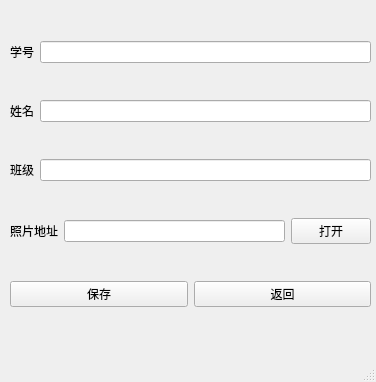
<?xml version="1.0" encoding="UTF-8"?>
<ui version="4.0">
 <class>Stu_text</class>
 <widget class="QMainWindow" name="Stu_text">
  <property name="geometry">
   <rect>
    <x>0</x>
    <y>0</y>
    <width>376</width>
    <height>382</height>
   </rect>
  </property>
  <property name="sizePolicy">
   <sizepolicy hsizetype="Expanding" vsizetype="Expanding">
    <horstretch>0</horstretch>
    <verstretch>0</verstretch>
   </sizepolicy>
  </property>
  <property name="windowTitle">
   <string>学生信息</string>
  </property>
  <property name="windowIcon">
   <iconset>
    <normaloff>../icon/APP_icon.ico</normaloff>../icon/APP_icon.ico</iconset>
  </property>
  <widget class="QWidget" name="centralwidget">
   <property name="sizePolicy">
    <sizepolicy hsizetype="Expanding" vsizetype="Expanding">
     <horstretch>0</horstretch>
     <verstretch>0</verstretch>
    </sizepolicy>
   </property>
   <widget class="QWidget" name="">
    <property name="geometry">
     <rect>
      <x>10</x>
      <y>10</y>
      <width>361</width>
      <height>331</height>
     </rect>
    </property>
    <layout class="QVBoxLayout" name="verticalLayout">
     <item>
      <layout class="QHBoxLayout" name="horizontalLayout_4">
       <item>
        <widget class="QLabel" name="label">
         <property name="text">
          <string>学号</string>
         </property>
        </widget>
       </item>
       <item>
        <widget class="QLineEdit" name="lineEdit">
         <property name="readOnly">
          <bool>true</bool>
         </property>
        </widget>
       </item>
      </layout>
     </item>
     <item>
      <layout class="QHBoxLayout" name="horizontalLayout_3">
       <item>
        <widget class="QLabel" name="label_2">
         <property name="text">
          <string>姓名</string>
         </property>
        </widget>
       </item>
       <item>
        <widget class="QLineEdit" name="lineEdit_2"/>
       </item>
      </layout>
     </item>
     <item>
      <layout class="QHBoxLayout" name="horizontalLayout_2">
       <item>
        <widget class="QLabel" name="label_3">
         <property name="text">
          <string>班级</string>
         </property>
        </widget>
       </item>
       <item>
        <widget class="QLineEdit" name="lineEdit_3"/>
       </item>
      </layout>
     </item>
     <item>
      <layout class="QHBoxLayout" name="horizontalLayout">
       <item>
        <widget class="QLabel" name="label_4">
         <property name="text">
          <string>照片地址</string>
         </property>
        </widget>
       </item>
       <item>
        <widget class="QLineEdit" name="lineEdit_4"/>
       </item>
       <item>
        <widget class="QPushButton" name="pushButton_2">
         <property name="text">
          <string>打开</string>
         </property>
        </widget>
       </item>
      </layout>
     </item>
     <item>
      <layout class="QHBoxLayout" name="horizontalLayout_5">
       <item>
        <widget class="QPushButton" name="pushButton">
         <property name="text">
          <string>保存</string>
         </property>
        </widget>
       </item>
       <item>
        <widget class="QPushButton" name="pushButton_3">
         <property name="text">
          <string>返回</string>
         </property>
        </widget>
       </item>
      </layout>
     </item>
    </layout>
   </widget>
  </widget>
  <widget class="QMenuBar" name="menubar">
   <property name="geometry">
    <rect>
     <x>0</x>
     <y>0</y>
     <width>376</width>
     <height>22</height>
    </rect>
   </property>
  </widget>
  <widget class="QStatusBar" name="statusbar"/>
 </widget>
 <resources/>
 <connections>
  <connection>
   <sender>pushButton_2</sender>
   <signal>clicked()</signal>
   <receiver>Stu_text</receiver>
   <slot>open()</slot>
   <hints>
    <hint type="sourcelabel">
     <x>182</x>
     <y>171</y>
    </hint>
    <hint type="destinationlabel">
     <x>227</x>
     <y>151</y>
    </hint>
   </hints>
  </connection>
  <connection>
   <sender>pushButton</sender>
   <signal>clicked()</signal>
   <receiver>Stu_text</receiver>
   <slot>save()</slot>
   <hints>
    <hint type="sourcelabel">
     <x>69</x>
     <y>221</y>
    </hint>
    <hint type="destinationlabel">
     <x>48</x>
     <y>245</y>
    </hint>
   </hints>
  </connection>
  <connection>
   <sender>pushButton_3</sender>
   <signal>clicked()</signal>
   <receiver>Stu_text</receiver>
   <slot>back()</slot>
   <hints>
    <hint type="sourcelabel">
     <x>225</x>
     <y>222</y>
    </hint>
    <hint type="destinationlabel">
     <x>166</x>
     <y>238</y>
    </hint>
   </hints>
  </connection>
 </connections>
 <slots>
  <slot>open()</slot>
  <slot>save()</slot>
  <slot>back()</slot>
 </slots>
</ui>
